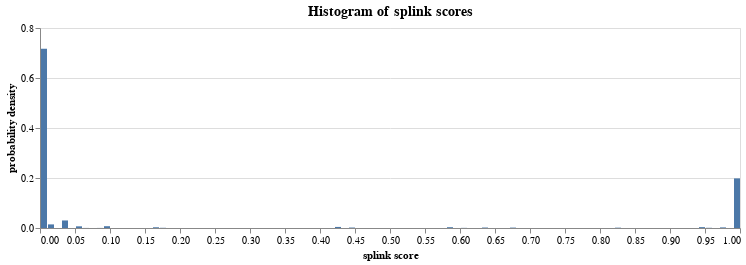

Here is the notebook cell this chart was saved with:
### Code cell
from splink.diagnostics import splink_score_histogram
from pyspark.sql.functions import expr 
splink_score_histogram(df_e.filter(expr('match_probability > 0.001')), spark)

### Figure 1 — Vega-Lite specification as saved in the notebook (floating-point values rounded to 4 significant figures)
{"$schema": "https://vega.github.io/schema/vega-lite/v4.8.1.json", "config": {"title": {"fontSize": 14}, "view": {"continuousHeight": 300, "continuousWidth": 400}}, "data": {"name": "data-6916d61d602750fe23c53d3e64120973"}, "datasets": {"data-6916d61d602750fe23c53d3e64120973": [{"binwidth": 0.01, "count_rows": 2687, "freqdensity": 268700, "normalised": 0.7175, "splink_score_bin_high": 0.01, "splink_score_bin_low": 0}, {"binwidth": 0.01, "count_rows": 54, "freqdensity": 5400, "normalised": 0.01442, "splink_score_bin_high": 0.02, "splink_score_bin_low": 0.01}, {"binwidth": 0.01, "count_rows": 0, "freqdensity": 0, "normalised": 0, "splink_score_bin_high": 0.03, "splink_score_bin_low": 0.02}, {"binwidth": 0.01, "count_rows": 113, "freqdensity": 11300.0, "normalised": 0.03017, "splink_score_bin_high": 0.04, "splink_score_bin_low": 0.03}, {"binwidth": 0.01, "count_rows": 0, "freqdensity": 0, "normalised": 0, "splink_score_bin_high": 0.05, "splink_score_bin_low": 0.04}, {"binwidth": 0.01, "count_rows": 25, "freqdensity": 2500.0, "normalised": 0.006676, "splink_score_bin_high": 0.06, "splink_score_bin_low": 0.05}, {"binwidth": 0.01, "count_rows": 1, "freqdensity": 100.0, "normalised": 0.000267, "splink_score_bin_high": 0.07, "splink_score_bin_low": 0.06}, {"binwidth": 0.01, "count_rows": 0, "freqdensity": 0, "normalised": 0, "splink_score_bin_high": 0.08, "splink_score_bin_low": 0.07}, {"binwidth": 0.01, "count_rows": 1, "freqdensity": 100.0, "normalised": 0.000267, "splink_score_bin_high": 0.09, "splink_score_bin_low": 0.08}, {"binwidth": 0.01, "count_rows": 27, "freqdensity": 2700.0, "normalised": 0.00721, "splink_score_bin_high": 0.1, "splink_score_bin_low": 0.09}, {"binwidth": 0.01, "count_rows": 0, "freqdensity": 0, "normalised": 0, "splink_score_bin_high": 0.11, "splink_score_bin_low": 0.1}, {"binwidth": 0.01, "count_rows": 0, "freqdensity": 0, "normalised": 0, "splink_score_bin_high": 0.12, "splink_score_bin_low": 0.11}, {"binwidth": 0.01, "count_rows": 0, "freqdensity": 0, "normalised": 0, "splink_score_bin_high": 0.13, "splink_score_bin_low": 0.12}, {"binwidth": 0.01, "count_rows": 0, "freqdensity": 0, "normalised": 0, "splink_score_bin_high": 0.14, "splink_score_bin_low": 0.13}, {"binwidth": 0.01, "count_rows": 0, "freqdensity": 0, "normalised": 0, "splink_score_bin_high": 0.15, "splink_score_bin_low": 0.14}, {"binwidth": 0.01, "count_rows": 0, "freqdensity": 0, "normalised": 0, "splink_score_bin_high": 0.16, "splink_score_bin_low": 0.15}, {"binwidth": 0.01, "count_rows": 11, "freqdensity": 1100.0, "normalised": 0.002937, "splink_score_bin_high": 0.17, "splink_score_bin_low": 0.16}, {"binwidth": 0.01, "count_rows": 3, "freqdensity": 300.0, "normalised": 0.0008011, "splink_score_bin_high": 0.18, "splink_score_bin_low": 0.17}, {"binwidth": 0.01, "count_rows": 0, "freqdensity": 0, "normalised": 0, "splink_score_bin_high": 0.19, "splink_score_bin_low": 0.18}, {"binwidth": 0.01, "count_rows": 0, "freqdensity": 0, "normalised": 0, "splink_score_bin_high": 0.2, "splink_score_bin_low": 0.19}, {"binwidth": 0.01, "count_rows": 0, "freqdensity": 0, "normalised": 0, "splink_score_bin_high": 0.21, "splink_score_bin_low": 0.2}, {"binwidth": 0.01, "count_rows": 0, "freqdensity": 0, "normalised": 0, "splink_score_bin_high": 0.22, "splink_score_bin_low": 0.21}, {"binwidth": 0.01, "count_rows": 0, "freqdensity": 0, "normalised": 0, "splink_score_bin_high": 0.23, "splink_score_bin_low": 0.22}, {"binwidth": 0.01, "count_rows": 0, "freqdensity": 0, "normalised": 0, "splink_score_bin_high": 0.24, "splink_score_bin_low": 0.23}, {"binwidth": 0.01, "count_rows": 0, "freqdensity": 0, "normalised": 0, "splink_score_bin_high": 0.25, "splink_score_bin_low": 0.24}, {"binwidth": 0.01, "count_rows": 0, "freqdensity": 0, "normalised": 0, "splink_score_bin_high": 0.26, "splink_score_bin_low": 0.25}, {"binwidth": 0.01, "count_rows": 0, "freqdensity": 0, "normalised": 0, "splink_score_bin_high": 0.27, "splink_score_bin_low": 0.26}, {"binwidth": 0.01, "count_rows": 0, "freqdensity": 0, "normalised": 0, "splink_score_bin_high": 0.28, "splink_score_bin_low": 0.27}, {"binwidth": 0.01, "count_rows": 0, "freqdensity": 0, "normalised": 0, "splink_score_bin_high": 0.29, "splink_score_bin_low": 0.28}, {"binwidth": 0.01, "count_rows": 0, "freqdensity": 0, "normalised": 0, "splink_score_bin_high": 0.3, "splink_score_bin_low": 0.29}, {"binwidth": 0.01, "count_rows": 0, "freqdensity": 0, "normalised": 0, "splink_score_bin_high": 0.31, "splink_score_bin_low": 0.3}, {"binwidth": 0.01, "count_rows": 0, "freqdensity": 0, "normalised": 0, "splink_score_bin_high": 0.32, "splink_score_bin_low": 0.31}, {"binwidth": 0.01, "count_rows": 0, "freqdensity": 0, "normalised": 0, "splink_score_bin_high": 0.33, "splink_score_bin_low": 0.32}, {"binwidth": 0.01, "count_rows": 0, "freqdensity": 0, "normalised": 0, "splink_score_bin_high": 0.34, "splink_score_bin_low": 0.33}, {"binwidth": 0.01, "count_rows": 0, "freqdensity": 0, "normalised": 0, "splink_score_bin_high": 0.35, "splink_score_bin_low": 0.34}, {"binwidth": 0.01, "count_rows": 0, "freqdensity": 0, "normalised": 0, "splink_score_bin_high": 0.36, "splink_score_bin_low": 0.35}, {"binwidth": 0.01, "count_rows": 0, "freqdensity": 0, "normalised": 0, "splink_score_bin_high": 0.37, "splink_score_bin_low": 0.36}, {"binwidth": 0.01, "count_rows": 0, "freqdensity": 0, "normalised": 0, "splink_score_bin_high": 0.38, "splink_score_bin_low": 0.37}, {"binwidth": 0.01, "count_rows": 0, "freqdensity": 0, "normalised": 0, "splink_score_bin_high": 0.39, "splink_score_bin_low": 0.38}, {"binwidth": 0.01, "count_rows": 0, "freqdensity": 0, "normalised": 0, "splink_score_bin_high": 0.4, "splink_score_bin_low": 0.39}, {"binwidth": 0.01, "count_rows": 0, "freqdensity": 0, "normalised": 0, "splink_score_bin_high": 0.41, "splink_score_bin_low": 0.4}, {"binwidth": 0.01, "count_rows": 0, "freqdensity": 0, "normalised": 0, "splink_score_bin_high": 0.42, "splink_score_bin_low": 0.41}, {"binwidth": 0.01, "count_rows": 16, "freqdensity": 1600.0, "normalised": 0.004272, "splink_score_bin_high": 0.43, "splink_score_bin_low": 0.42}, {"binwidth": 0.01, "count_rows": 0, "freqdensity": 0, "normalised": 0, "splink_score_bin_high": 0.44, "splink_score_bin_low": 0.43}, {"binwidth": 0.01, "count_rows": 7, "freqdensity": 700.0, "normalised": 0.001869, "splink_score_bin_high": 0.45, "splink_score_bin_low": 0.44}, {"binwidth": 0.01, "count_rows": 0, "freqdensity": 0, "normalised": 0, "splink_score_bin_high": 0.46, "splink_score_bin_low": 0.45}, {"binwidth": 0.01, "count_rows": 0, "freqdensity": 0, "normalised": 0, "splink_score_bin_high": 0.47, "splink_score_bin_low": 0.46}, {"binwidth": 0.01, "count_rows": 0, "freqdensity": 0, "normalised": 0, "splink_score_bin_high": 0.48, "splink_score_bin_low": 0.47}, {"binwidth": 0.01, "count_rows": 0, "freqdensity": 0, "normalised": 0, "splink_score_bin_high": 0.49, "splink_score_bin_low": 0.48}, {"binwidth": 0.01, "count_rows": 0, "freqdensity": 0, "normalised": 0, "splink_score_bin_high": 0.5, "splink_score_bin_low": 0.49}, {"binwidth": 0.01, "count_rows": 0, "freqdensity": 0, "normalised": 0, "splink_score_bin_high": 0.51, "splink_score_bin_low": 0.5}, {"binwidth": 0.01, "count_rows": 0, "freqdensity": 0, "normalised": 0, "splink_score_bin_high": 0.52, "splink_score_bin_low": 0.51}, {"binwidth": 0.01, "count_rows": 0, "freqdensity": 0, "normalised": 0, "splink_score_bin_high": 0.53, "splink_score_bin_low": 0.52}, {"binwidth": 0.01, "count_rows": 0, "freqdensity": 0, "normalised": 0, "splink_score_bin_high": 0.54, "splink_score_bin_low": 0.53}, {"binwidth": 0.01, "count_rows": 0, "freqdensity": 0, "normalised": 0, "splink_score_bin_high": 0.55, "splink_score_bin_low": 0.54}, {"binwidth": 0.01, "count_rows": 0, "freqdensity": 0, "normalised": 0, "splink_score_bin_high": 0.56, "splink_score_bin_low": 0.55}, {"binwidth": 0.01, "count_rows": 0, "freqdensity": 0, "normalised": 0, "splink_score_bin_high": 0.57, "splink_score_bin_low": 0.56}, {"binwidth": 0.01, "count_rows": 0, "freqdensity": 0, "normalised": 0, "splink_score_bin_high": 0.58, "splink_score_bin_low": 0.57}, {"binwidth": 0.01, "count_rows": 12, "freqdensity": 1200.0, "normalised": 0.003204, "splink_score_bin_high": 0.59, "splink_score_bin_low": 0.58}, {"binwidth": 0.01, "count_rows": 0, "freqdensity": 0, "normalised": 0, "splink_score_bin_high": 0.6, "splink_score_bin_low": 0.59}, {"binwidth": 0.01, "count_rows": 2, "freqdensity": 200.0, "normalised": 0.000534, "splink_score_bin_high": 0.61, "splink_score_bin_low": 0.6}, {"binwidth": 0.01, "count_rows": 0, "freqdensity": 0, "normalised": 0, "splink_score_bin_high": 0.62, "splink_score_bin_low": 0.61}, {"binwidth": 0.01, "count_rows": 0, "freqdensity": 0, "normalised": 0, "splink_score_bin_high": 0.63, "splink_score_bin_low": 0.62}, {"binwidth": 0.01, "count_rows": 7, "freqdensity": 700.0, "normalised": 0.001869, "splink_score_bin_high": 0.64, "splink_score_bin_low": 0.63}, {"binwidth": 0.01, "count_rows": 0, "freqdensity": 0, "normalised": 0, "splink_score_bin_high": 0.65, "splink_score_bin_low": 0.64}, {"binwidth": 0.01, "count_rows": 0, "freqdensity": 0, "normalised": 0, "splink_score_bin_high": 0.66, "splink_score_bin_low": 0.65}, {"binwidth": 0.01, "count_rows": 0, "freqdensity": 0, "normalised": 0, "splink_score_bin_high": 0.67, "splink_score_bin_low": 0.66}, {"binwidth": 0.01, "count_rows": 6, "freqdensity": 600.0, "normalised": 0.001602, "splink_score_bin_high": 0.68, "splink_score_bin_low": 0.67}, {"binwidth": 0.01, "count_rows": 0, "freqdensity": 0, "normalised": 0, "splink_score_bin_high": 0.69, "splink_score_bin_low": 0.68}, {"binwidth": 0.01, "count_rows": 0, "freqdensity": 0, "normalised": 0, "splink_score_bin_high": 0.7, "splink_score_bin_low": 0.69}, {"binwidth": 0.01, "count_rows": 0, "freqdensity": 0, "normalised": 0, "splink_score_bin_high": 0.71, "splink_score_bin_low": 0.7}, {"binwidth": 0.01, "count_rows": 0, "freqdensity": 0, "normalised": 0, "splink_score_bin_high": 0.72, "splink_score_bin_low": 0.71}, {"binwidth": 0.01, "count_rows": 0, "freqdensity": 0, "normalised": 0, "splink_score_bin_high": 0.73, "splink_score_bin_low": 0.72}, {"binwidth": 0.01, "count_rows": 0, "freqdensity": 0, "normalised": 0, "splink_score_bin_high": 0.74, "splink_score_bin_low": 0.73}, {"binwidth": 0.01, "count_rows": 0, "freqdensity": 0, "normalised": 0, "splink_score_bin_high": 0.75, "splink_score_bin_low": 0.74}, {"binwidth": 0.01, "count_rows": 0, "freqdensity": 0, "normalised": 0, "splink_score_bin_high": 0.76, "splink_score_bin_low": 0.75}, {"binwidth": 0.01, "count_rows": 0, "freqdensity": 0, "normalised": 0, "splink_score_bin_high": 0.77, "splink_score_bin_low": 0.76}, {"binwidth": 0.01, "count_rows": 0, "freqdensity": 0, "normalised": 0, "splink_score_bin_high": 0.78, "splink_score_bin_low": 0.77}, {"binwidth": 0.01, "count_rows": 0, "freqdensity": 0, "normalised": 0, "splink_score_bin_high": 0.79, "splink_score_bin_low": 0.78}, {"binwidth": 0.01, "count_rows": 0, "freqdensity": 0, "normalised": 0, "splink_score_bin_high": 0.8, "splink_score_bin_low": 0.79}, {"binwidth": 0.01, "count_rows": 0, "freqdensity": 0, "normalised": 0, "splink_score_bin_high": 0.81, "splink_score_bin_low": 0.8}, {"binwidth": 0.01, "count_rows": 0, "freqdensity": 0, "normalised": 0, "splink_score_bin_high": 0.82, "splink_score_bin_low": 0.81}, {"binwidth": 0.01, "count_rows": 5, "freqdensity": 500.0, "normalised": 0.001335, "splink_score_bin_high": 0.83, "splink_score_bin_low": 0.82}, {"binwidth": 0.01, "count_rows": 0, "freqdensity": 0, "normalised": 0, "splink_score_bin_high": 0.84, "splink_score_bin_low": 0.83}, {"binwidth": 0.01, "count_rows": 0, "freqdensity": 0, "normalised": 0, "splink_score_bin_high": 0.85, "splink_score_bin_low": 0.84}, {"binwidth": 0.01, "count_rows": 0, "freqdensity": 0, "normalised": 0, "splink_score_bin_high": 0.86, "splink_score_bin_low": 0.85}, {"binwidth": 0.01, "count_rows": 0, "freqdensity": 0, "normalised": 0, "splink_score_bin_high": 0.87, "splink_score_bin_low": 0.86}, {"binwidth": 0.01, "count_rows": 0, "freqdensity": 0, "normalised": 0, "splink_score_bin_high": 0.88, "splink_score_bin_low": 0.87}, {"binwidth": 0.01, "count_rows": 0, "freqdensity": 0, "normalised": 0, "splink_score_bin_high": 0.89, "splink_score_bin_low": 0.88}, {"binwidth": 0.01, "count_rows": 0, "freqdensity": 0, "normalised": 0, "splink_score_bin_high": 0.9, "splink_score_bin_low": 0.89}, {"binwidth": 0.01, "count_rows": 0, "freqdensity": 0, "normalised": 0, "splink_score_bin_high": 0.91, "splink_score_bin_low": 0.9}, {"binwidth": 0.01, "count_rows": 0, "freqdensity": 0, "normalised": 0, "splink_score_bin_high": 0.92, "splink_score_bin_low": 0.91}, {"binwidth": 0.01, "count_rows": 0, "freqdensity": 0, "normalised": 0, "splink_score_bin_high": 0.93, "splink_score_bin_low": 0.92}, {"binwidth": 0.01, "count_rows": 0, "freqdensity": 0, "normalised": 0, "splink_score_bin_high": 0.94, "splink_score_bin_low": 0.93}, {"binwidth": 0.01, "count_rows": 13, "freqdensity": 1300.0, "normalised": 0.003471, "splink_score_bin_high": 0.95, "splink_score_bin_low": 0.94}, {"binwidth": 0.01, "count_rows": 3, "freqdensity": 300.0, "normalised": 0.0008011, "splink_score_bin_high": 0.96, "splink_score_bin_low": 0.95}, {"binwidth": 0.01, "count_rows": 0, "freqdensity": 0, "normalised": 0, "splink_score_bin_high": 0.97, "splink_score_bin_low": 0.96}, {"binwidth": 0.01, "count_rows": 9, "freqdensity": 900.0, "normalised": 0.002403, "splink_score_bin_high": 0.98, "splink_score_bin_low": 0.97}, {"binwidth": 0.01, "count_rows": 0, "freqdensity": 0, "normalised": 0, "splink_score_bin_high": 0.99, "splink_score_bin_low": 0.98}, {"binwidth": 0.01, "count_rows": 743, "freqdensity": 74300.0, "normalised": 0.1984, "splink_score_bin_high": 1, "splink_score_bin_low": 0.99}]}, "encoding": {"tooltip": [{"field": "count_rows", "title": "count", "type": "quantitative"}], "x": {"axis": {"title": "splink score"}, "bin": "binned", "field": "splink_score_bin_low", "type": "quantitative"}, "x2": {"field": "splink_score_bin_high"}, "y": {"axis": {"title": "probability density"}, "field": "normalised", "type": "quantitative"}}, "height": 200, "mark": "bar", "title": "Histogram of splink scores", "width": 700}
